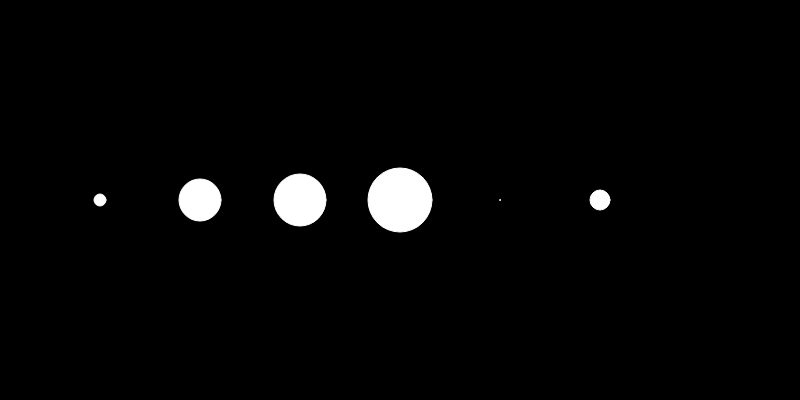
Frame 1 (no input)
Frame 60 (no input): identical to frame 1, image omitted
Frame 120 (the mouse pressed at the canvas centre since frame 60): identical to frame 1, image omitted

The p5.js sketch that drew this single still picture (run headless with seeded random() and noise() and a simulated clock; from frame 60 on, the mouse is pressed at the canvas centre):

// p5.js sketch
// ── sketch.js
let x=[12,42,52,64,1,20];

function setup () {
  createCanvas(800,400);
}
function draw () {
  background(0);
  for (let i=0; i<6; i++) {
    stroke(255);
    fill(x[i],x[i+52],x[i+100]);
    ellipse(i*100+100,200,x[i],x[i]);


  }
}
